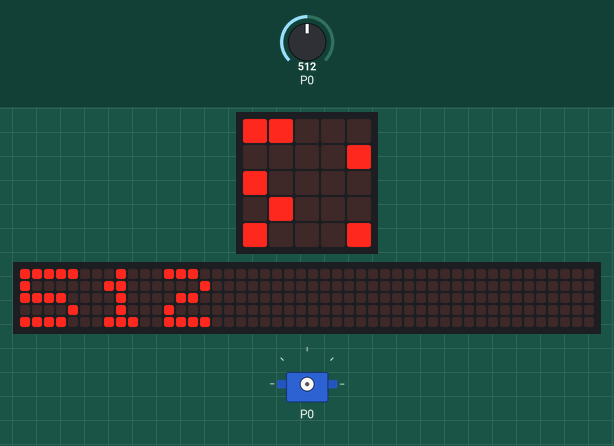
The program below on a simulated BBC micro:bit (MakeCode). Parts: the board's 5×5 LED display, a strip that is not on the board, showing the scrolling text unrolled, servo. The inputs (shaded band) are chosen by the test bench; at power-on: P0 = 512 (analog values on the 0–1023 scale). The 48×5 strip is a reading aid, not a part: it shows the text the display is scrolling, unrolled, one strip-width of it at a time.

Above: at 1.27 s.
1.3 s: P0 set to 0
At 4.3 s:
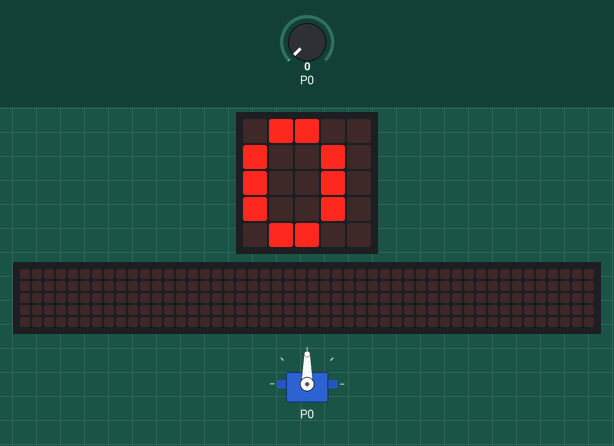
5.1 s: P0 set to 122
At 5.23 s:
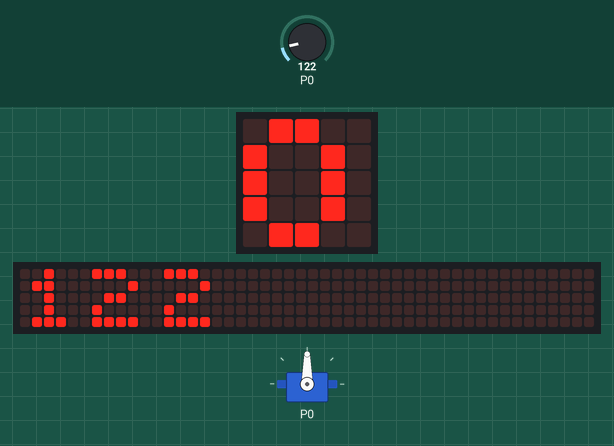
7.6 s: P0 set to 306
At 12.23 s:
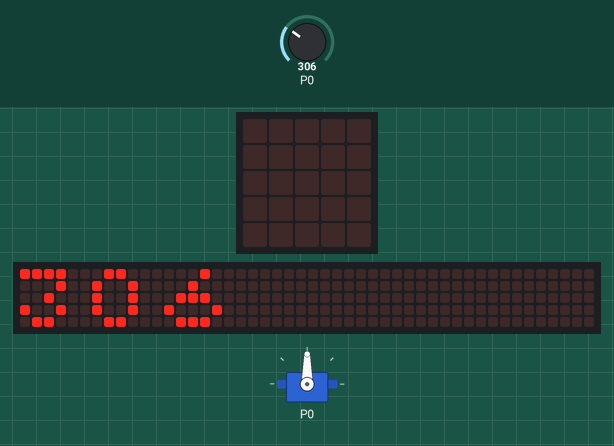

Measured:
- after the input at 5.1 s, the display: changes after 0.06 s (image 2)

The program:

main.ts
```typescript
basic.forever(function () {
    basic.showString("" + (pins.analogReadPin(AnalogPin.P0)))
    if (pins.analogReadPin(AnalogPin.P0) == 0) {
        pins.servoWritePin(AnalogPin.P0, 90)
        if (0 < pins.analogReadPin(AnalogPin.P0)) {
            pins.servoWritePin(AnalogPin.P0, 180)
        }
    }
})
```

test.ts
```typescript
// テストはここに来ます。このパッケージが拡張機能として使用されるときにはコンパイルされません。
```
